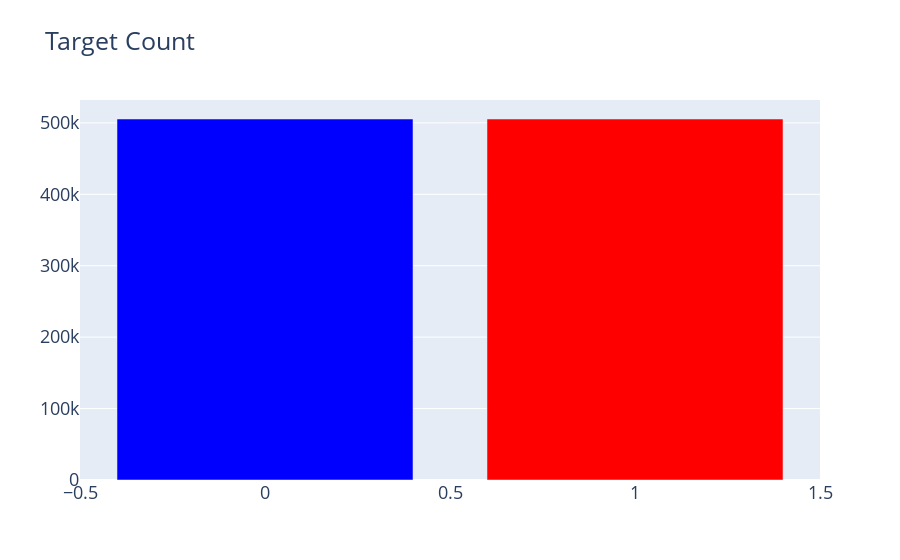
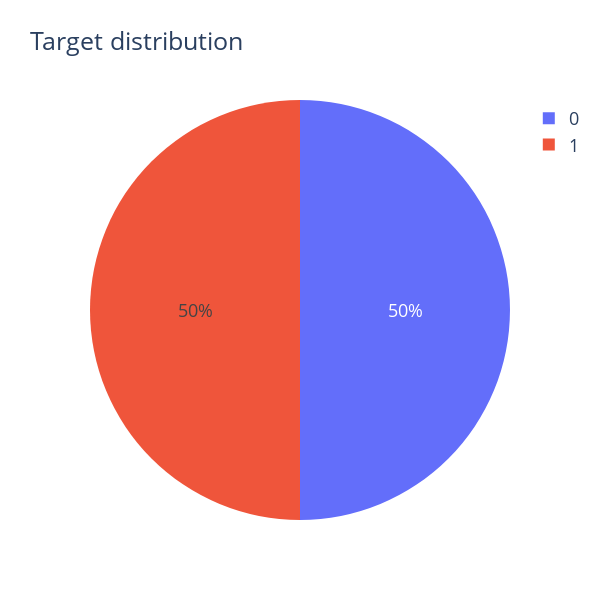

The notebook cell saved with these charts, in order:
### Code cell
## target count ##
cnt_srs = train_df['label'].value_counts()
trace = go.Bar(
    x=cnt_srs.index,
    y=cnt_srs.values,
    marker=dict(
        color=cnt_srs.values,
        colorscale = 'Picnic',
        reversescale = True
    ),
)

layout = go.Layout(
    title='Target Count',
    font=dict(size=18)
)

data = [trace]
fig = go.Figure(data=data, layout=layout)
py.iplot(fig, filename="TargetCount")

## target distribution ##
labels = (np.array(cnt_srs.index))
sizes = (np.array((cnt_srs / cnt_srs.sum())*100))

trace = go.Pie(labels=labels, values=sizes)
layout = go.Layout(
    title='Target distribution',
    font=dict(size=18),
    width=600,
    height=600,
)
data = [trace]
fig = go.Figure(data=data, layout=layout)
py.iplot(fig, filename="usertype")

### Figure 1 — Plotly figure (JSON) as saved in the notebook; plotly's stock layout.template omitted (floating-point values rounded to 4 significant figures)
{"data": [{"marker": {"color": [505405, 505368], "colorscale": [[0, "rgb(0,0,255)"], [0.1, "rgb(51,153,255)"], [0.2, "rgb(102,204,255)"], [0.3, "rgb(153,204,255)"], [0.4, "rgb(204,204,255)"], [0.5, "rgb(255,255,255)"], [0.6, "rgb(255,204,255)"], [0.7, "rgb(255,153,255)"], [0.8, "rgb(255,102,204)"], [0.9, "rgb(255,102,102)"], [1, "rgb(255,0,0)"]], "reversescale": true}, "type": "bar", "x": [0, 1], "y": [505405, 505368]}], "layout": {"font": {"size": 18}, "title": {"text": "Target Count"}}}

### Figure 2 — Plotly figure (JSON) as saved in the notebook; plotly's stock layout.template omitted (floating-point values rounded to 4 significant figures)
{"data": [{"labels": [0, 1], "type": "pie", "values": [50.0, 50.0]}], "layout": {"font": {"size": 18}, "height": 600, "title": {"text": "Target distribution"}, "width": 600}}
